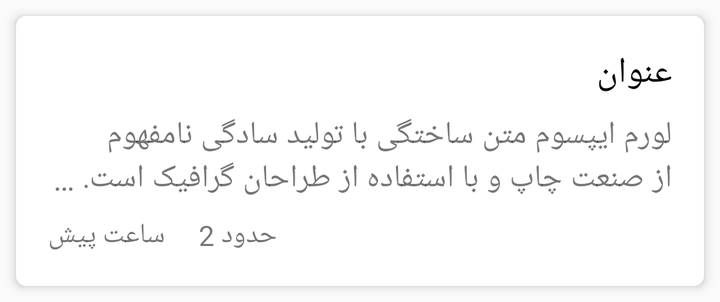
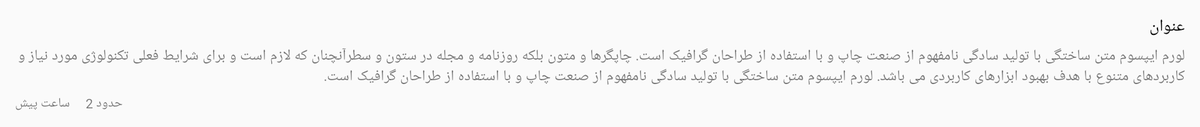

The same Android screen from two of the app's own layout files: first res/layout/ as a phone draws it, then the repository's variant for another configuration, drawn on a device whose configuration selects that folder. Both files follow.
<!-- AndroidManifest.xml: application theme AppTheme -->
<!-- res/layout/layout_news.xml -->
<?xml version="1.0" encoding="utf-8"?>
<android.support.v7.widget.CardView
    xmlns:android="http://schemas.android.com/apk/res/android"
    xmlns:app="http://schemas.android.com/apk/res-auto"
    android:layout_width="match_parent"
    android:layout_height="wrap_content"
    android:layoutDirection="rtl"
    app:cardElevation="@dimen/standard_card_elevation"
    app:cardCornerRadius="@dimen/standard_card_radius"
    android:layout_margin="@dimen/standard_margine"
    >
    <LinearLayout xmlns:android="http://schemas.android.com/apk/res/android"
        xmlns:tools="http://schemas.android.com/tools"
        android:layout_width="match_parent"
        android:layout_height="wrap_content"
        android:layoutDirection="rtl"
        android:padding="@dimen/standard_margine"
        android:orientation="vertical"
        android:baselineAligned="false">
        <ImageView
            android:id="@+id/item_image"
            android:layout_width="match_parent"
            android:layout_height="wrap_content"
            android:layout_marginBottom="@dimen/standard_margine"
            android:adjustViewBounds="true"
            android:scaleType="centerCrop"
            tools:src="@drawable/pic1"
            android:contentDescription=""
            tools:ignore="ContentDescription" />
        <TextView
            android:id="@+id/new_title"
            android:layout_width="wrap_content"
            android:layout_height="wrap_content"
            android:layout_marginBottom="@dimen/standard_margine"
            android:layout_marginRight="@dimen/standard_margine"
            tools:text="عنوان"
            android:layout_gravity="right"
            android:textColor="@android:color/black"
            android:textSize="@dimen/larg_font_size"
            tools:ignore="RtlHardcoded" />
        <TextView
            android:id="@+id/news_content"
            android:layout_width="match_parent"
            android:layout_height="wrap_content"
            android:layout_marginBottom="@dimen/standard_margine"
            android:layout_marginRight="@dimen/standard_margine"
            android:layout_marginLeft="@dimen/standard_margine"
            android:maxLines="2"
            android:ellipsize="end"
            tools:text="لورم ایپسوم متن ساختگی با تولید سادگی نامفهوم از صنعت چاپ و با استفاده از طراحان گرافیک است. چاپگرها و متون بلکه روزنامه و مجله در ستون و سطرآنچنان که لازم است و برای شرایط فعلی تکنولوژی مورد نیاز و کاربردهای متنوع با هدف بهبود ابزارهای کاربردی می باشد. لورم ایپسوم متن ساختگی با تولید سادگی نامفهوم از صنعت چاپ و با استفاده از طراحان گرافیک است."
            android:layout_gravity="right"
            android:textSize="@dimen/normal_font_size"
            tools:ignore="RtlHardcoded" />
        <TextView
            android:id="@+id/news_date"
            android:layout_width="wrap_content"
            android:layout_height="wrap_content"
            android:layout_marginBottom="@dimen/standard_margine"
            android:layout_marginRight="@dimen/standard_margine"
            android:layout_marginLeft="@dimen/standard_margine"
            tools:text= "حدود 2     ساعت پیش"
            android:layout_gravity="left"
            android:textSize="@dimen/small_font_size"
            tools:ignore="RtlHardcoded" />
    </LinearLayout>
</android.support.v7.widget.CardView>
<!-- resources referenced by this layout -->
<resources>
  <dimen name="larg_font_size">18sp</dimen>
  <dimen name="normal_font_size">16sp</dimen>
  <dimen name="small_font_size">14sp</dimen>
  <dimen name="standard_card_elevation">3dp</dimen>
  <dimen name="standard_card_radius">5dp</dimen>
  <dimen name="standard_margine">8dp</dimen>
  <style name="AppTheme" parent="Theme.AppCompat.Light.NoActionBar">
          
          <item name="colorPrimary">@color/colorPrimary</item>
          <item name="colorPrimaryDark">@color/colorPrimaryDark</item>
          <item name="colorAccent">@color/colorAccent</item>
      </style>
  <color name="colorPrimary">#02432e</color>
  <color name="colorPrimaryDark">#16640c</color>
  <color name="colorAccent">#6e4543</color>
</resources>
<!-- res/layout-xlarge/layout_news.xml (the repository's variant of the layout above) -->
<!-- drawn on a large tablet held sideways -->
<?xml version="1.0" encoding="utf-8"?>
<LinearLayout xmlns:android="http://schemas.android.com/apk/res/android"
    xmlns:tools="http://schemas.android.com/tools"
    android:layout_width="match_parent"
    android:layout_height="wrap_content"
    android:padding="@dimen/standard_margine"
    android:orientation="vertical"
    android:baselineAligned="false">
    <ImageView
        android:id="@+id/item_image"
        android:layout_width="match_parent"
        android:layout_height="wrap_content"
        android:layout_marginBottom="@dimen/standard_margine"
        android:adjustViewBounds="true"
        android:scaleType="centerCrop"
        tools:src="@drawable/pic1"
        android:contentDescription=""
        tools:ignore="ContentDescription" />
    <TextView
        android:id="@+id/new_title"
        android:layout_width="wrap_content"
        android:layout_height="wrap_content"
        android:layout_marginBottom="@dimen/standard_margine"
        android:layout_marginRight="@dimen/standard_margine"
        tools:text="عنوان"
        android:layout_gravity="right"
        android:textColor="@android:color/black"
        android:textSize="@dimen/larg_font_size"
        tools:ignore="RtlHardcoded" />
    <TextView
        android:id="@+id/news_content"
        android:layout_width="match_parent"
        android:layout_height="wrap_content"
        android:layout_marginBottom="@dimen/standard_margine"
        android:layout_marginRight="@dimen/standard_margine"
        android:layout_marginLeft="@dimen/standard_margine"
        android:maxLines="2"
        android:ellipsize="end"
        tools:text="لورم ایپسوم متن ساختگی با تولید سادگی نامفهوم از صنعت چاپ و با استفاده از طراحان گرافیک است. چاپگرها و متون بلکه روزنامه و مجله در ستون و سطرآنچنان که لازم است و برای شرایط فعلی تکنولوژی مورد نیاز و کاربردهای متنوع با هدف بهبود ابزارهای کاربردی می باشد. لورم ایپسوم متن ساختگی با تولید سادگی نامفهوم از صنعت چاپ و با استفاده از طراحان گرافیک است."
        android:layout_gravity="right"
        android:textSize="@dimen/normal_font_size"
        tools:ignore="RtlHardcoded" />
    <TextView
        android:id="@+id/news_date"
        android:layout_width="wrap_content"
        android:layout_height="wrap_content"
        android:layout_marginBottom="@dimen/standard_margine"
        android:layout_marginRight="@dimen/standard_margine"
        android:layout_marginLeft="@dimen/standard_margine"
        tools:text= "حدود 2     ساعت پیش"
        android:layout_gravity="left"
        android:textSize="@dimen/small_font_size"
        tools:ignore="RtlHardcoded" />
</LinearLayout>
<!-- resources referenced by the variant -->
<!-- as a large tablet held sideways resolves them -->
<resources>
  <dimen name="larg_font_size">18sp</dimen>
  <dimen name="normal_font_size">16sp</dimen>
  <dimen name="small_font_size">14sp</dimen>
  <dimen name="standard_margine">8dp</dimen>
  <style name="AppTheme" parent="Theme.AppCompat.Light.NoActionBar">
          
          <item name="colorPrimary">@color/colorPrimary</item>
          <item name="colorPrimaryDark">@color/colorPrimaryDark</item>
          <item name="colorAccent">@color/colorAccent</item>
      </style>
  <color name="colorPrimary">#02432e</color>
  <color name="colorPrimaryDark">#16640c</color>
  <color name="colorAccent">#6e4543</color>
</resources>
